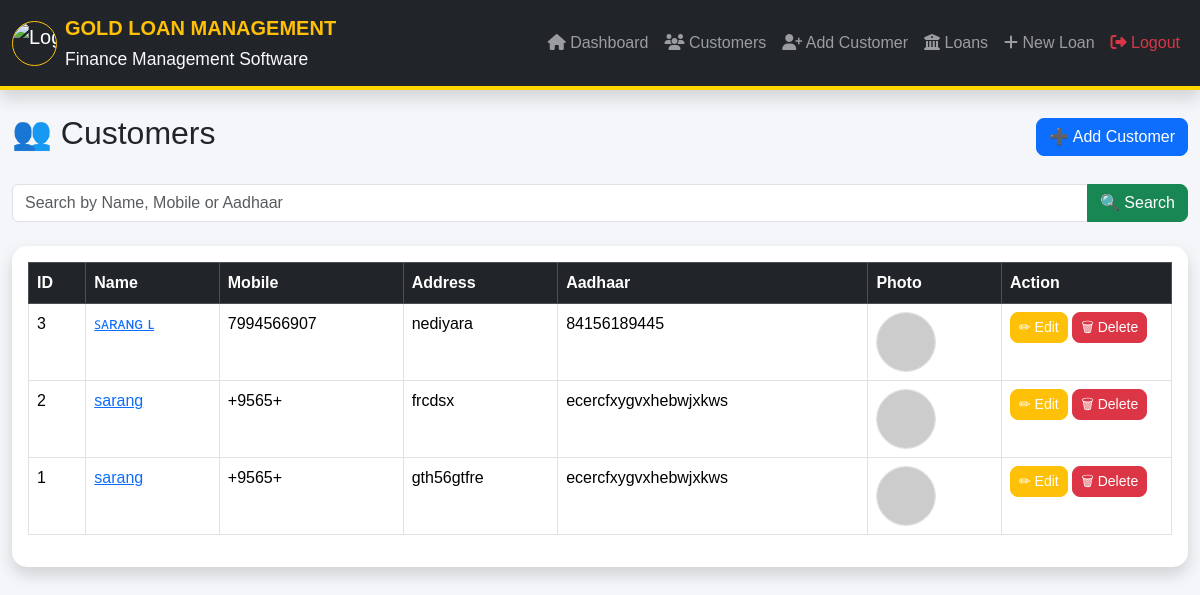
Page /customers on the committed database.
### tables this page shows
CREATE TABLE customers(

    id INTEGER PRIMARY KEY AUTOINCREMENT,

    name TEXT NOT NULL,

    mobile TEXT NOT NULL,

    email TEXT,

    dob TEXT,

    gender TEXT,

    occupation TEXT,
    
    address TEXT ,

    aadhaar TEXT ,

    nominee_name TEXT,

    nominee_relation TEXT,

    nominee_mobile TEXT,

    photo TEXT,

    remarks TEXT

);

### app.py (the view)
@app.route("/customers")
def customers():
    conn = get_connection()
    cur = conn.cursor()
    search = request.args.get("search", "").strip()
    if search:
        like = f"%{search}%"
        cur.execute(
            """SELECT * FROM customers
               WHERE name LIKE ? OR mobile LIKE ? OR aadhaar LIKE ?
               ORDER BY id DESC""",
            (like, like, like),
        )
    else:
        cur.execute("SELECT * FROM customers ORDER BY id DESC")
    rows = cur.fetchall()
    conn.close()
    return render_template("customers.html", customers=rows, search=search)

### database.py (called while the page is built)
def get_connection():
    conn = sqlite3.connect(DATABASE)
    conn.row_factory = sqlite3.Row
    return conn

### templates/customers.html (shortened to what this page needs)
{% extends "base.html" %}
{% block content %}
<div class="d-flex justify-content-between align-items-center mb-4">
    <h2>👥 Customers</h2>
    <a href="{{ url_for('add_customer') }}"
       class="btn btn-primary">
        ➕ Add Customer
    </a>
</div>
<form method="GET"
      action="{{ url_for('customers') }}"
      class="mb-4">
    <div class="input-group">
        <input
            type="text"
            name="search"
            class="form-control"
            placeholder="Search by Name, Mobile or Aadhaar"
            value="{{ search }}">
        <button
            class="btn btn-success">
            🔍 Search
        </button>
    </div>
</form>
<div class="card shadow">
    <div class="card-body">
        <table class="table table-bordered table-hover">
            <thead class="table-dark">
                <tr>
                    <th>ID</th>
                    <th>Name</th>
                    <th>Mobile</th>
                    <th>Address</th>
                    <th>Aadhaar</th>
                    <th>Photo</th>
                    <th width="170">
                        Action
                    </th>
                </tr>
            </thead>
            <tbody>
            {% for customer in customers %}
                <tr>
                    <td>{{ customer["id"] }}</td>
                    <td>
<a href="{{ url_for('customer_profile', id=customer.id) }}">
{{ customer.name }}
</a>
</td>
                    <td>{{ customer["mobile"] }}</td>
                    <td>{{ customer["address"] }}</td>
                    <td>{{ customer["aadhaar"] }}</td>
                    <td>
    {% if customer["photo"] %}
        <img src="{{ url_for('static',
        filename='uploads/customers/' + customer['photo']) }}"
        width="60"
        height="60"
        class="rounded-circle border">
    {% else %}
        <img src="https://via.placeholder.com/60"
        width="60"
        height="60"
        class="rounded-circle border">
    {% endif %}
</td>
                    <td>
                        <a href="{{ url_for('edit_customer', id=customer['id']) }}"
                           class="btn btn-warning btn-sm">
                            ✏ Edit
                        </a>
                        <a href="{{ url_for('delete_customer', id=customer['id']) }}"
                           class="btn btn-danger btn-sm"
                           onclick="return confirm('Delete this customer?')">
                            🗑 Delete
                        </a>
                    </td>
                </tr>
            {% endfor %}
            </tbody>
        </table>
    </div>
</div>
{% endblock %}

### templates/base.html (shortened to what this page needs)
<!DOCTYPE html>
<html lang="en">
<head>
    <link href="https://cdn.jsdelivr.net/npm/bootstrap@5.3.3/dist/css/bootstrap.min.css" rel="stylesheet">
    <link rel="stylesheet" href="{{ url_for('static', filename='style.css') }}">
    <link rel="stylesheet"
          href="https://cdnjs.cloudflare.com/ajax/libs/font-awesome/6.5.2/css/all.min.css">
</head>
<body>
<nav class="navbar navbar-expand-lg navbar-dark bg-dark shadow">
    <div class="container-fluid">
        <a class="navbar-brand d-flex align-items-center" href="{{ url_for('home') }}">
            <img src="{{ url_for('static', filename='logo.png') }}"
                 width="45"
                 height="45"
                 class="me-2 rounded-circle border border-warning"
                 alt="Logo">
            <div>
                <div class="fw-bold text-warning">
                    GOLD LOAN MANAGEMENT
                </div>
                <small class="text-light">
                    Finance Management Software
                </small>
            </div>
        </a>
        <div class="collapse navbar-collapse" id="navbarNav">
            <ul class="navbar-nav ms-auto">
                <li class="nav-item">
                    <a class="nav-link" href="{{ url_for('home') }}">
                        <i class="fa-solid fa-house"></i>
                        Dashboard
                    </a>
                </li>
                <li class="nav-item">
                    <a class="nav-link" href="{{ url_for('customers') }}">
                        <i class="fa-solid fa-users"></i>
                        Customers
                    </a>
                </li>
                <li class="nav-item">
                    <a class="nav-link" href="{{ url_for('add_customer') }}">
                        <i class="fa-solid fa-user-plus"></i>
                        Add Customer
                    </a>
                </li>
                <li class="nav-item">
                    <a class="nav-link" href="{{ url_for('loans') }}">
                        <i class="fa-solid fa-building-columns"></i>
                        Loans
                    </a>
                </li>
                <li class="nav-item">
                    <a class="nav-link" href="{{ url_for('add_loan') }}">
                        <i class="fa-solid fa-plus"></i>
                        New Loan
                    </a>
                </li>
                <li class="nav-item">
    <a class="nav-link text-danger" href="{{ url_for('logout') }}">
        <i class="fa-solid fa-right-from-bracket"></i>
        Logout
    </a>
</li>
            </ul>
        </div>
    </div>
</nav>
<div class="container-fluid mt-4">
    {% block content %}
    {% endblock %}
</div>
</body>
</html>

### static/style.css (style rules this page uses)
body { background:#f4f6f9; font-family:Arial,Helvetica,sans-serif; }
.navbar { border-bottom:4px solid gold; }
.card { border:none; border-radius:15px; box-shadow:0 4px 15px rgba(0,0,0,.1); }
.table { background:white; }
.table thead { background:#343a40; color:white; }
.btn { border-radius:8px; }
.btn-primary { background:#0d6efd; }
.btn-success { background:#198754; }
.btn-warning { color:white; }
.btn-danger { background:#dc3545; }

### rows in the picture
customers: id "3", name "ꜱᴀʀᴀɴɢ ʟ", mobile "7994566907", address "nediyara", aadhaar "84156189445"
customers: id "2", name "sarang", mobile "+9565+", address "frcdsx", aadhaar "ecercfxygvxhebwjxkws"
customers: id "1", name "sarang", mobile "+9565+", address "gth56gtfre", aadhaar "ecercfxygvxhebwjxkws"
